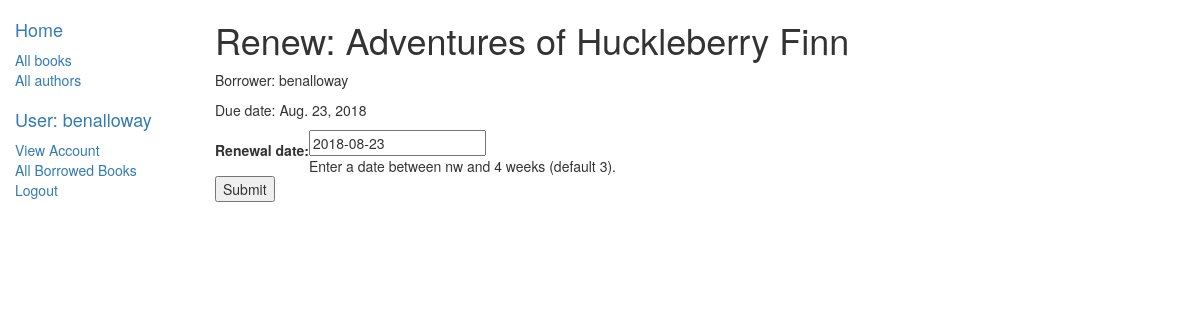
Page /catalog/book/62b20402-a878-477d-adb9-0638ecf125b0/renew/ (signed in) on the committed database.
### catalog/models.py (models this page shows, shortened)
class BookInstance(models.Model):
	LOAN_STATUS = (
		('m', 'Maintenance'),
		('o', 'On Loan'),
		('a', 'Available'),
		('r', 'Reserved'),
	)
	id = models.UUIDField(primary_key=True, default=uuid.uuid4, help_text="Unique ID for this particular book across whole library")
	book = models.ForeignKey('Book', on_delete=models.SET_NULL, null=True)
	imprint = models.CharField(max_length=200)
	due_back = models.DateField(null=True, blank=True)
	status = models.CharField(max_length=1, choices=LOAN_STATUS, blank=True, default='m', help_text="Book availability")
	borrower = models.ForeignKey(User, on_delete=models.SET_NULL, null=True, blank=True)
	@property
	def is_overdue(self):
		if self.due_back and date.today() > self.due_back:
			return True
		return False
	class Meta:
		ordering = ["due_back"]
		permissions = (
			("can_mark_returned", "Set book as returned"),
			("can_renew", "Renew due date"),
			)

class Book(models.Model):
	title = models.CharField(max_length=200)
	summary = models.TextField(max_length=1000, help_text="Enter a brief description of the book")
	isbn = models.CharField("ISBN", max_length=13, help_text="13 Character <a href='https://www.isbn-international.org/content/what-isbn'>ISBN number</a>")
	language = models.ForeignKey(NaturalLanguage, on_delete=models.SET_NULL, null=True)
	author = models.ForeignKey('Author', on_delete=models.SET_NULL, null=True)
	genre = models.ManyToManyField(Genre, help_text="Select a genre for this book")
	class Meta:
		ordering = ["title"]

### catalog/views.py (the view)
# urls.py: path('book/<uuid:pk>/renew/', views.renew_book_librarian, name='renew-book-librarian'),
@permission_required('catalog.can_renew')
def renew_book_librarian(request, pk):
    book_inst=get_object_or_404(BookInstance, pk = pk)
    if request.method == 'POST':
        form = RenewBookForm(request.POST)
        if form.is_valid():
            book_inst.due_back = form.cleaned_data['renewal_date']
            book_inst.save()
            return HttpResponseRedirect(reverse('all-borrowed') )
    else:
        proposed_renewal_date = datetime.date.today() + datetime.timedelta(weeks=3)
        form = RenewBookForm(initial={'renewal_date': proposed_renewal_date,})
    return render(request, 'catalog/book_renew_librarian.html', {'form': form, 'bookinst':book_inst})

### catalog/forms.py (shortened to what this page needs)
class RenewBookForm(forms.Form):
	renewal_date = forms.DateField(help_text="Enter a date between nw and 4 weeks (default 3).")

### catalog/templates/catalog/book_renew_librarian.html (shortened to what this page needs)
{% extends "base_generic.html" %}
{% block content %}
    <h1>Renew: {{bookinst.book.title}}</h1>
    <p>Borrower: {{bookinst.borrower}}</p>
    <p{% if bookinst.is_overdue %} class="text-danger"{% endif %}>Due date: {{bookinst.due_back}}</p>
    <form action="" method="post">
        <table>
        {{ form }}
        </table>
        <input type="submit" value="Submit" />
    </form>
{% endblock %}

### catalog/templates/base_generic.html (shortened to what this page needs)
<!DOCTYPE html>
<html lang="en">
<head>
	<link rel="stylesheet" href="https://maxcdn.bootstrapcdn.com/bootstrap/3.3.7/css/bootstrap.min.css">
	{% load static %}
	<link rel="stylesheet" href="{% static 'css/styles.css' %}">
</head>
<body>
  <div class="container-fluid">
    <div class="row">
      <div class="col-sm-2">
      {% block sidebar %}
      <ul class="sidebar-nav">
          <li><a href="{% url 'index' %}"><h4>Home</h4></a></li>
          <li><a href="{% url 'books' %}">All books</a></li>
          <li><a href="{% url 'authors' %}">All authors</a></li>
      </ul>
      <ul class="sidebar-nav">
        {% if user.is_authenticated %}
          <li><a href="{% url 'index' %}"><h4>User: {{ user.get_username }}</h4></a></li>
          <li><a href="{% url 'myaccount' user.id%}">View Account</a></li>
          {% if perms.catalog.can_mark_returned %}
          <li><a href="{% url 'all-borrowed' %}">All Borrowed Books</a></li>
          {% else %}
          <li><a href="{% url 'my-borrowed' %}">My Borrowed Books</a></li>
          {% endif %}
          <li><a href="{% url 'logout'%}?next={{request.path}}">Logout</a></li>
        {% else %}
          <li><a href="{% url 'login'%}?next={{request.path}}">Login</a></li>
        {% endif%}
      </ul>
     {% endblock %}
      </div>
      <div class="col-sm-10 ">
      {% block content %}{% endblock %}
      </div>
    </div>
  </div>
</body>
</html>

### catalog/static/css/styles.css (style rules this page uses)
.sidebar-nav { margin-top: 20px; padding: 0px; list-style: none; }

### rows in the picture
BookInstance: book "Adventures of Huckleberry Finn", borrower "benalloway", due_back "Aug. 23, 2018"

### other values in the picture
{{ user.get_username }} "benalloway"
